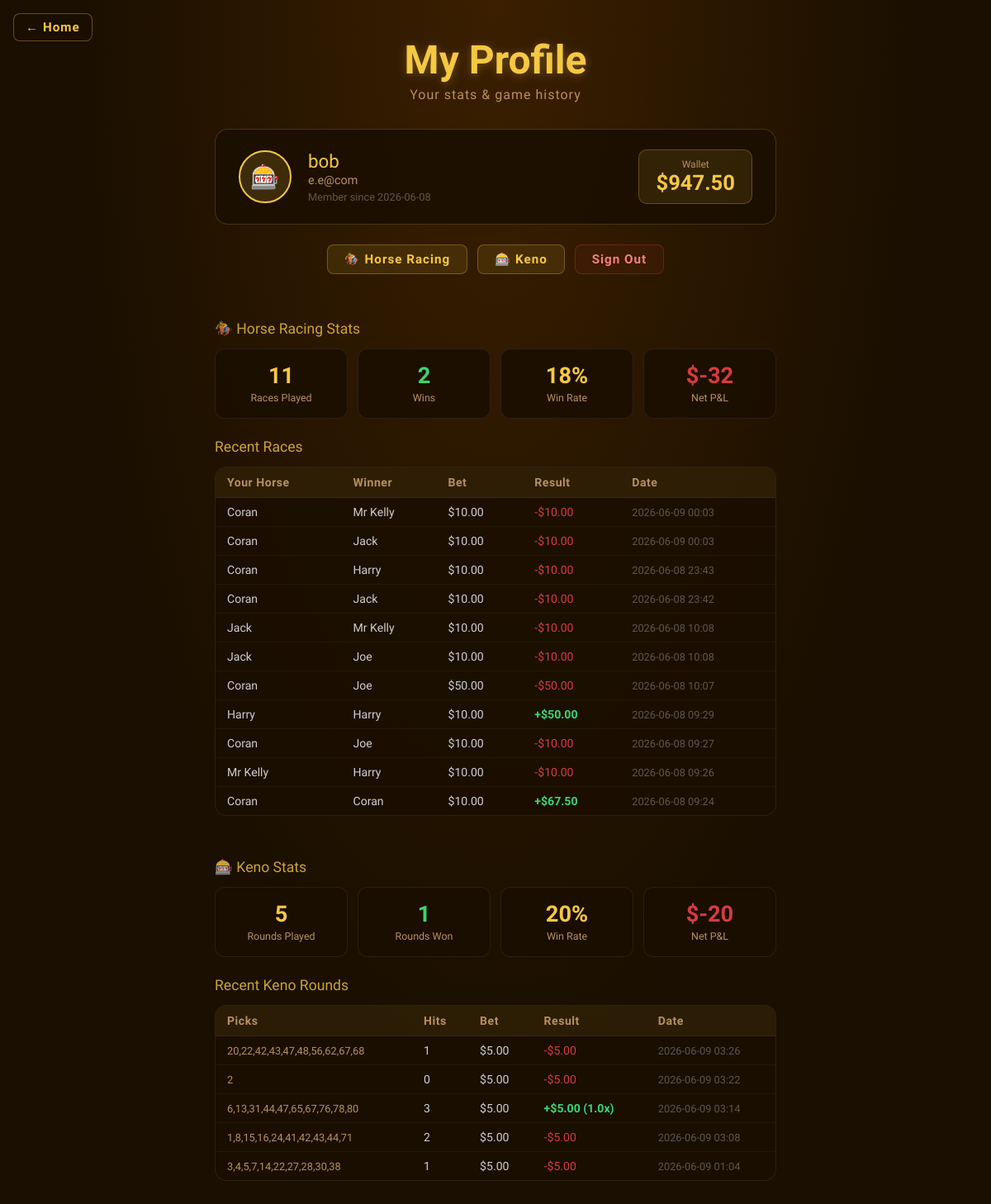
Screenshot of /profile (signed in) with the database file from the repository.
### tables this page shows
CREATE TABLE users (
            id            INTEGER PRIMARY KEY AUTOINCREMENT,
            username      TEXT    NOT NULL UNIQUE,
            email         TEXT    NOT NULL UNIQUE,
            password_hash TEXT    NOT NULL,
            wallet        REAL    NOT NULL DEFAULT 1000.0,
            total_wagered REAL    NOT NULL DEFAULT 0.0,
            total_won     REAL    NOT NULL DEFAULT 0.0,
            race_wins     INTEGER NOT NULL DEFAULT 0,
            race_plays    INTEGER NOT NULL DEFAULT 0,
            keno_wins     INTEGER NOT NULL DEFAULT 0,
            keno_plays    INTEGER NOT NULL DEFAULT 0,
            win_streak    INTEGER NOT NULL DEFAULT 0,
            best_streak   INTEGER NOT NULL DEFAULT 0,
            created_at    TEXT    NOT NULL
        );

CREATE TABLE race_history (
            id            INTEGER PRIMARY KEY AUTOINCREMENT,
            user_id       INTEGER NOT NULL REFERENCES users(id),
            horse_id      INTEGER NOT NULL,
            horse_name    TEXT    NOT NULL,
            bet           REAL    NOT NULL,
            won           INTEGER NOT NULL,
            payout        REAL    NOT NULL,
            winner_name   TEXT    NOT NULL,
            winner_place  INTEGER NOT NULL DEFAULT 1,
            mode          TEXT    NOT NULL DEFAULT 'classic',
            weather       TEXT,
            powers_used   TEXT,
            power_cost    REAL    NOT NULL DEFAULT 0,
            place_finished INTEGER NOT NULL DEFAULT 6,
            played_at     TEXT    NOT NULL
        );

CREATE TABLE keno_history (
            id         INTEGER PRIMARY KEY AUTOINCREMENT,
            user_id    INTEGER NOT NULL REFERENCES users(id),
            picks      TEXT    NOT NULL,
            bet        REAL    NOT NULL,
            hits       INTEGER NOT NULL,
            won        INTEGER NOT NULL,
            payout     REAL    NOT NULL,
            factor     REAL    NOT NULL,
            played_at  TEXT    NOT NULL
        );

### app.py (the view)
@app.route('/profile')
@login_required
def profile():
    user  = current_user()
    db    = get_db()
    races = db.execute(
        'SELECT * FROM race_history WHERE user_id=? ORDER BY played_at DESC LIMIT 20',
        (user['id'],)
    ).fetchall()
    kenos = db.execute(
        'SELECT * FROM keno_history WHERE user_id=? ORDER BY played_at DESC LIMIT 20',
        (user['id'],)
    ).fetchall()
    race_stats = db.execute(
        '''SELECT COUNT(*) as total, SUM(won) as wins,
                  SUM(bet) as wagered, SUM(payout) as returned
           FROM race_history WHERE user_id=?''',
        (user['id'],)
    ).fetchone()
    keno_stats = db.execute(
        '''SELECT COUNT(*) as total, SUM(won) as wins,
                  SUM(bet) as wagered, SUM(payout) as returned
           FROM keno_history WHERE user_id=?''',
        (user['id'],)
    ).fetchone()
    user_achievements = db.execute(
        'SELECT code, unlocked_at FROM achievements WHERE user_id=? ORDER BY unlocked_at DESC',
        (user['id'],)
    ).fetchall()
    enriched_achievements = [
        {**ACHIEVEMENT_DEFS.get(row['code'], {'name': row['code'], 'desc': '', 'xp': 0}),
         'code': row['code'], 'unlocked_at': row['unlocked_at']}
        for row in user_achievements
    ]
    today_challenges = db.execute(
        'SELECT key, progress, completed FROM daily_challenges WHERE user_id=? AND date=?',
        (user['id'], today_str())
    ).fetchall()
    return render_template(
        'Profile.html',
        user=user,
        races=races,
        kenos=kenos,
        race_stats=race_stats,
        keno_stats=keno_stats,
        achievements=enriched_achievements,
        daily_challenges=today_challenges,
        challenge_defs=DAILY_CHALLENGE_DEFS,
    )

### app.py (called while the page is built)
def get_db():
    if 'db' not in g:
        g.db = sqlite3.connect(DATABASE)
        g.db.row_factory = sqlite3.Row
    return g.db

def login_required(f):
    @wraps(f)
    def decorated(*args, **kwargs):
        if 'user_id' not in session:
            return redirect(url_for('login'))
        return f(*args, **kwargs)
    return decorated

def current_user():
    if 'user_id' not in session:
        return None
    return get_db().execute('SELECT * FROM users WHERE id=?', (session['user_id'],)).fetchone()

def today_str():
    return datetime.now(timezone.utc).strftime('%Y-%m-%d')

### Templates/Profile.html (shortened to what this page needs)
<!DOCTYPE html>
<html lang="en">
<head>
</head>
<body>
<a href="/" class="back-home">&#8592; Home</a>
<h1>My Profile</h1>
<p class="subtitle">Your stats &amp; game history</p>
<div class="account-card">
  <div class="avatar">🎰</div>
  <div class="account-info">
    <div class="name">{{ user['username'] }}</div>
    <div class="email">{{ user['email'] }}</div>
    <div class="since">Member since {{ user['created_at'][:10] }}</div>
  </div>
  <div class="wallet-big">
    <span class="wlabel">Wallet</span>
    ${{ "%.2f"|format(user['wallet']) }}
  </div>
</div>
<div class="nav-row">
  <a href="/race"   class="nav-btn">🏇 Horse Racing</a>
  <a href="/keno"   class="nav-btn">🎰 Keno</a>
  <a href="/logout" class="nav-btn logout">Sign Out</a>
</div>
<div class="section-title">🏇 Horse Racing Stats</div>
<div class="stats-grid">
  <div class="stat-card gold">
    <span class="sv">{{ race_stats['total'] or 0 }}</span>
    <span class="sl">Races Played</span>
  </div>
  <div class="stat-card green">
    <span class="sv">{{ race_stats['wins'] or 0 }}</span>
    <span class="sl">Wins</span>
  </div>
  <div class="stat-card gold">
    {% set win_rate = ((race_stats['wins'] or 0) / (race_stats['total'] or 1) * 100) %}
    <span class="sv">{{ "%.0f"|format(win_rate) }}%</span>
    <span class="sl">Win Rate</span>
  </div>
  <div class="stat-card red">
    {% set net = ((race_stats['returned'] or 0) - (race_stats['wagered'] or 0)) %}
    <span class="sv {% if net >= 0 %}green{% endif %}">
      {% if net >= 0 %}+{% endif %}${{ "%.0f"|format(net) }}
    </span>
    <span class="sl">Net P&amp;L</span>
  </div>
</div>
<div class="section-title" style="margin-top:20px;">Recent Races</div>
<div class="history-wrap">
  {% if races %}
  <table>
    <thead>
      <tr>
        <th>Your Horse</th>
        <th>Winner</th>
        <th>Bet</th>
        <th>Result</th>
        <th>Date</th>
      </tr>
    </thead>
    <tbody>
      {% for r in races %}
      <tr>
        <td>{{ r['horse_name'] }}</td>
        <td>{{ r['winner_name'] }}</td>
        <td>${{ "%.2f"|format(r['bet']) }}</td>
        <td>
          {% if r['won'] %}
            <span class="badge-win">+${{ "%.2f"|format(r['payout']) }}</span>
          {% else %}
            <span class="badge-lose">-${{ "%.2f"|format(r['bet']) }}</span>
          {% endif %}
        </td>
        <td style="color:rgba(255,255,255,0.3);font-size:0.8rem;">{{ r['played_at'][:16] }}</td>
      </tr>
      {% endfor %}
    </tbody>
  </table>
  {% else %}
  <div class="empty-state">No races yet — <a href="/race" style="color:var(--accent);">place your first bet!</a></div>
  {% endif %}
</div>
<div class="section-title">🎰 Keno Stats</div>
<div class="stats-grid">
  <div class="stat-card gold">
    <span class="sv">{{ keno_stats['total'] or 0 }}</span>
    <span class="sl">Rounds Played</span>
  </div>
  <div class="stat-card green">
    <span class="sv">{{ keno_stats['wins'] or 0 }}</span>
    <span class="sl">Rounds Won</span>
  </div>
  <div class="stat-card gold">
    {% set kwin_rate = ((keno_stats['wins'] or 0) / (keno_stats['total'] or 1) * 100) %}
    <span class="sv">{{ "%.0f"|format(kwin_rate) }}%</span>
    <span class="sl">Win Rate</span>
  </div>
  <div class="stat-card red">
    {% set knet = ((keno_stats['returned'] or 0) - (keno_stats['wagered'] or 0)) %}
    <span class="sv {% if knet >= 0 %}green{% endif %}">
      {% if knet >= 0 %}+{% endif %}${{ "%.0f"|format(knet) }}
    </span>
    <span class="sl">Net P&amp;L</span>
  </div>
</div>
<div class="section-title" style="margin-top:20px;">Recent Keno Rounds</div>
<div class="history-wrap">
  {% if kenos %}
  <table>
    <thead>
      <tr>
        <th>Picks</th>
        <th>Hits</th>
        <th>Bet</th>
        <th>Result</th>
        <th>Date</th>
      </tr>
    </thead>
    <tbody>
      {% for k in kenos %}
      <tr>
        <td style="color:var(--muted);font-size:0.8rem;">{{ k['picks'] }}</td>
        <td>{{ k['hits'] }}</td>
        <td>${{ "%.2f"|format(k['bet']) }}</td>
        <td>
          {% if k['won'] %}
            <span class="badge-win">+${{ "%.2f"|format(k['payout']) }} ({{ k['factor'] }}x)</span>
          {% else %}
            <span class="badge-lose">-${{ "%.2f"|format(k['bet']) }}</span>
          {% endif %}
        </td>
        <td style="color:rgba(255,255,255,0.3);font-size:0.8rem;">{{ k['played_at'][:16] }}</td>
      </tr>
      {% endfor %}
    </tbody>
  </table>
  {% else %}
  <div class="empty-state">No keno rounds yet — <a href="/keno" style="color:var(--accent);">try your luck!</a></div>
  {% endif %}
</div>
</body>
</html>

### Templates/Profile.html (style rules this page uses)
:root { --dark: #1a0f00; --accent: #f5c842; --green: #3cd66e; --red: #d63c3c; --white: #fff8ee; --muted: #b89060; --panel: rgba(26,15,0,0.85); }
* { box-sizing: border-box; margin: 0; padding: 0; }
body { font-family: 'Barlow Condensed', sans-serif; background: var(--dark); background-image: radial-gradient(ellipse at top, #3b1f00 0%, #1a0f00 60%); color: var(--white); min-height: 100vh; display: flex; flex-direction: column; align-items: center; padding: 24px 16px 60px; }
.back-home { position: fixed; top: 16px; left: 16px; background: rgba(26,15,0,0.88); border: 1px solid rgba(245,200,66,0.35); border-radius: 8px; padding: 7px 14px; color: var(--accent); font-family: 'Barlow Condensed', sans-serif; font-size: 0.95rem; font-weight: 700; text-decoration: none; letter-spacing: 1px; backdrop-filter: blur(6px); transition: background 0.15s; z-index: 50; }
h1 { font-family: 'Rye', serif; font-size: clamp(2rem, 6vw, 3rem); color: var(--accent); text-shadow: 0 2px 12px rgba(245,200,66,0.3); text-align: center; margin: 20px 0 4px; }
.subtitle { color: var(--muted); font-size: 1rem; letter-spacing: 1px; text-align: center; margin-bottom: 32px; }
.account-card { background: var(--panel); border: 1px solid rgba(245,200,66,0.2); border-radius: 16px; padding: 24px 28px; width: 100%; max-width: 680px; display: flex; align-items: center; gap: 20px; margin-bottom: 24px; flex-wrap: wrap; }
.avatar { width: 64px; height: 64px; border-radius: 50%; background: rgba(245,200,66,0.15); border: 2px solid var(--accent); display: flex; align-items: center; justify-content: center; font-size: 1.8rem; flex-shrink: 0; }
.account-info { flex: 1; }
.account-info .name { font-family: 'Rye', serif; font-size: 1.4rem; color: var(--accent); }
.account-info .email { color: var(--muted); font-size: 0.9rem; margin-top: 2px; }
.account-info .since { color: rgba(255,255,255,0.3); font-size: 0.8rem; margin-top: 4px; }
.wallet-big { font-size: 1.6rem; font-weight: 700; color: var(--accent); background: rgba(245,200,66,0.1); border: 1px solid rgba(245,200,66,0.25); border-radius: 10px; padding: 10px 20px; text-align: center; flex-shrink: 0; }
.wallet-big .wlabel { font-size: 0.75rem; color: var(--muted); display: block; font-weight: 400; }
.section-title { font-family: 'Rye', serif; color: var(--accent); font-size: 1.1rem; opacity: 0.8; margin-bottom: 14px; margin-top: 28px; width: 100%; max-width: 680px; }
.stats-grid { display: grid; grid-template-columns: repeat(auto-fit, minmax(140px, 1fr)); gap: 12px; width: 100%; max-width: 680px; margin-bottom: 4px; }
.stat-card { background: var(--panel); border: 1px solid rgba(255,255,255,0.07); border-radius: 12px; padding: 16px; text-align: center; }
.stat-card .sv { font-size: 1.7rem; font-weight: 700; display: block; }
.stat-card .sl { font-size: 0.78rem; color: var(--muted); margin-top: 2px; }
.stat-card.green .sv { color: var(--green); }
.stat-card.gold .sv { color: var(--accent); }
.stat-card.red .sv { color: var(--red); }
.history-wrap { width: 100%; max-width: 680px; background: var(--panel); border: 1px solid rgba(255,255,255,0.08); border-radius: 14px; overflow: hidden; margin-bottom: 24px; }
.history-wrap table { width: 100%; border-collapse: collapse; font-size: 0.88rem; }
.history-wrap th { background: rgba(245,200,66,0.08); color: var(--muted); font-weight: 700; padding: 10px 14px; text-align: left; letter-spacing: 0.5px; border-bottom: 1px solid rgba(255,255,255,0.06); }
.history-wrap td { padding: 9px 14px; border-bottom: 1px solid rgba(255,255,255,0.04); color: rgba(255,255,255,0.8); }
.history-wrap tr:last-child td { border-bottom: none; }
.badge-win { color: var(--green); font-weight: 700; }
.badge-lose { color: var(--red); }
.nav-row { display: flex; gap: 12px; margin-bottom: 28px; flex-wrap: wrap; justify-content: center; }
.nav-btn { background: rgba(245,200,66,0.1); border: 1px solid rgba(245,200,66,0.3); border-radius: 8px; padding: 8px 20px; color: var(--accent); text-decoration: none; font-family: 'Barlow Condensed', sans-serif; font-weight: 700; font-size: 0.95rem; letter-spacing: 1px; transition: background 0.15s; }
.nav-btn.logout { border-color: rgba(214,60,60,0.3); color: #f08080; background: rgba(214,60,60,0.08); }

### rows the page displays
users: username "bob", email "e.e@com", created_at "2026-06-08", wallet "947.50"
race_history: horse_name "Coran", winner_name "Mr Kelly", bet "10.00", played_at "2026-06-09 00:03"
race_history: horse_name "Coran", winner_name "Jack", bet "10.00", played_at "2026-06-09 00:03"
race_history: horse_name "Coran", winner_name "Harry", bet "10.00", played_at "2026-06-08 23:43"
race_history: horse_name "Coran", winner_name "Jack", bet "10.00", played_at "2026-06-08 23:42"
race_history: horse_name "Jack", winner_name "Mr Kelly", bet "10.00", played_at "2026-06-08 10:08"
race_history: horse_name "Jack", winner_name "Joe", bet "10.00", played_at "2026-06-08 10:08"
race_history: horse_name "Coran", winner_name "Joe", bet "50.00", played_at "2026-06-08 10:07"
race_history: horse_name "Harry", winner_name "Harry", bet "10.00", payout "50.00", played_at "2026-06-08 09:29"
race_history: horse_name "Coran", winner_name "Joe", bet "10.00", played_at "2026-06-08 09:27"
race_history: horse_name "Mr Kelly", winner_name "Harry", bet "10.00", played_at "2026-06-08 09:26"
race_history: horse_name "Coran", winner_name "Coran", bet "10.00", payout "67.50", played_at "2026-06-08 09:24"
keno_history: picks "20,22,42,43,47,48,56,62,67,68", hits "1", bet "5.00", played_at "2026-06-09 03:26"
keno_history: picks "2", hits "0", bet "5.00", played_at "2026-06-09 03:22"
keno_history: picks "6,13,31,44,47,65,67,76,78,80", hits "3", bet "5.00", payout "5.00", factor "1.0", played_at "2026-06-09 03:14"
keno_history: picks "1,8,15,16,24,41,42,43,44,71", hits "2", bet "5.00", played_at "2026-06-09 03:08"
keno_history: picks "3,4,5,7,14,22,27,28,30,38", hits "1", bet "5.00", played_at "2026-06-09 01:04"

### other values shown
{{ race_stats['total'] or 0 }} "11"
{{ race_stats['wins'] or 0 }} "2"
{{ "%.0f"|format(win_rate) }} "18"
{{ "%.0f"|format(net) }} "-32"
{{ keno_stats['total'] or 0 }} "5"
{{ keno_stats['wins'] or 0 }} "1"
{{ "%.0f"|format(kwin_rate) }} "20"
{{ "%.0f"|format(knet) }} "-20"
